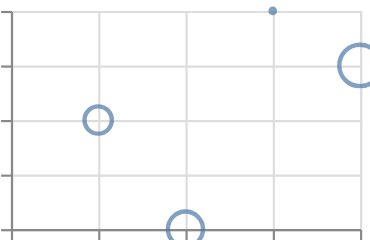

Vega-Lite specification for this chart:
### Vega-Lite specification from a JSON file in a GitHub repository (floating-point values rounded to 4 significant figures)
{"$schema": "https://vega.github.io/schema/vega-lite/v6.json", "padding": 5, "autosize": "none", "data": {"values": [{"c": "A", "x": 1, "y": 2, "s": 3, "t": "2024-01-01"}, {"c": "B", "x": 2, "y": null, "s": 5, "t": "2024-02-01"}, {"c": "C", "x": 3, "y": 4, "s": null, "t": "2024-03-01"}, {"c": "D", "x": 4, "y": 3, "s": 7, "t": "2024-04-01"}]}, "width": 160, "height": 100, "mark": {"type": "point", "invalid": "show"}, "encoding": {"x": {"field": "x", "type": "quantitative"}, "y": {"field": "y", "type": "quantitative"}, "size": {"field": "s", "type": "quantitative"}}}
